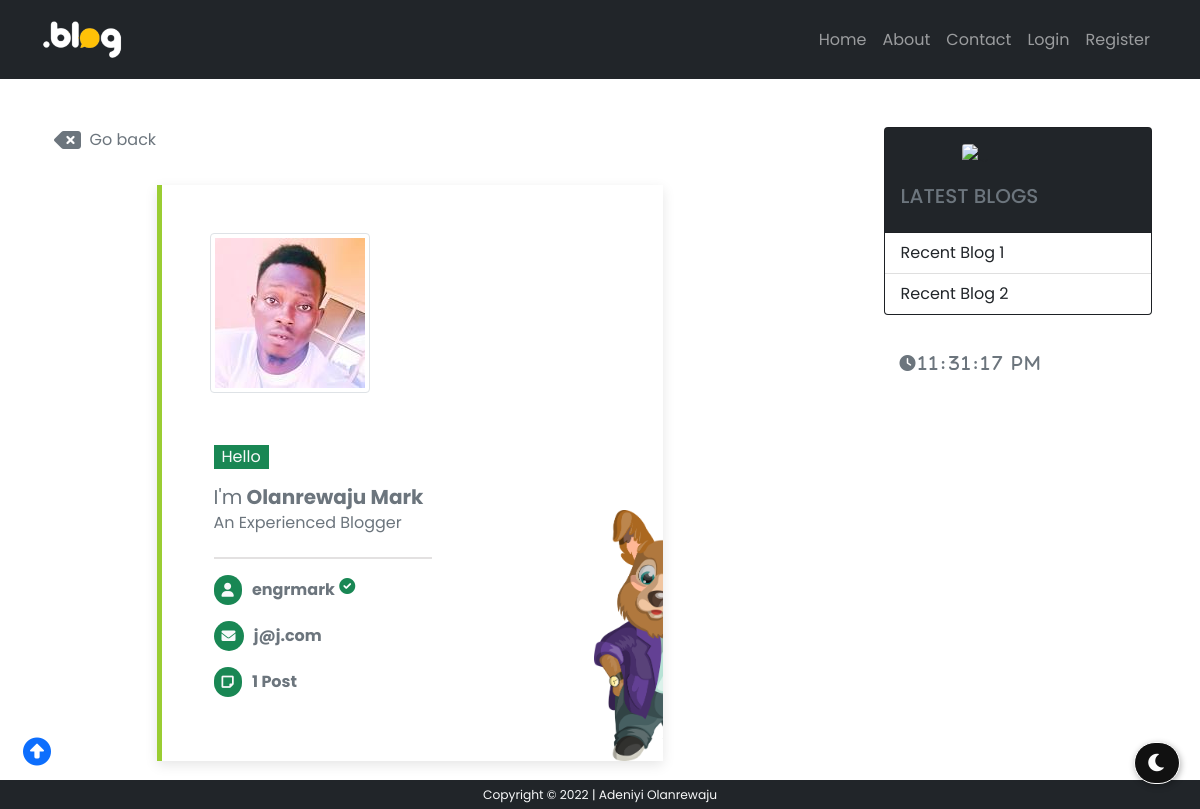
The app's page /profile/1 with its own data.
### models/usermodel.py (models this page shows, shortened)
class User(db.Model, UserMixin):
    id = db.Column(db.Integer, primary_key=True)
    first_name = db.Column(db.String(50), nullable=False)
    last_name = db.Column(db.String(50), nullable=False)
    username = db.Column(db.String(20), unique=True, nullable=False)
    email = db.Column(db.String(70), unique=True, nullable=False)
    photo = db.Column(db.String(100), nullable=False, default='user.png')
    password = db.Column(db.String(60), nullable=False)
    posts = db.relationship('Post', backref='author', lazy=True, cascade='delete', foreign_keys='Post.user_id')
    send_dm = db.relationship('DmModel', backref='owner', lazy=True, foreign_keys='DmModel.user_1')
    pst_cmt = db.relationship('CommentModel', backref='who', lazy=True, foreign_keys='CommentModel.commenter')

### routes/views.py (the view, shortened to what this page needs)
@view.route('/profile/<int:profile_id>', methods=['GET', 'POST'])
def profile(profile_id):
    form = DmForm()
    user = User.query.filter_by(id=profile_id).first()
    dm_messages = DmModel.query.all()
    num = len(user.posts)
    context = {
        'num': num,
        'user': user,
        'form': form,
        'dms': dm_messages
    }
    return render_template('profile.html', **context)

### templates/profile.html (shortened to what this page needs)
{% extends 'base.html' %}
{% block content %}
<button class="d-flex text-muted mb-4"
style="border: none;
background: none;
"
onclick="history.back()"
><i class="fa fas fa-backspace text-muted h4"></i>&nbsp; Go back</button>
<div class="" id="profile">
  <div
    class="d-flex align-items-start px-5 flex-column"
    style="
      box-shadow: rgba(0, 0, 0, 0.1) 0px 4px 12px;
      background: url(../static/images/dog-1773713_1280.png);
      background-size: 10rem;
      background-repeat: no-repeat;
      background-position: 27rem bottom;
      border-left: 5px solid yellowgreen;
    "
  >
  <div class="d-flex align-items-end">
    {% if user.photo == 'user.png' %}
    <img class="rounded-circle article-img my-5 w-50"
        src="{{ url_for('static', filename='images/profile/' + user.photo) }}">
      {% else %}
      <img class="rounded img-thumbnail article-img my-5"
        src="{{ url_for('static', filename='images/profile/' + user.photo) }}">
      {% endif %}
    </div>
    <div class="d-flex flex-column m-1 mb-5">
      {% if current_user.id != user.id %}
      <p class="bg-success px-2 text-light" style="width: fit-content">Hello</p>
      {% endif %}
      <p class="text-muted h5 fw-bold">
        <span class="text-muted p fw-normal">I'm</span> {{
        user.last_name.title() }} {{ user.first_name.title() }} &nbsp;
<br>
        <small class="h6 fw-normal fs-6 text-muted">An Experienced Blogger</small>
      </p>
      <hr class="" style="border: 1px solid rgb(147, 139, 139)" />
      <p class=" text-light rounded-pill d-flex align-items-center justify-content-start">
        <i class="fa fas fa-user rounded-pill bg-success p-2 small"></i> <span class="fw-normal text-muted fw-bold">&nbsp;&nbsp; {{ user.username }}</span> &nbsp;<i
          class="h6 text-success fa fas fa-check-circle"
        ></i>
      </p>
      <p class=" text-light rounded-pill d-flex align-items-center justify-content-start">
        <i class="fa fas fa-envelope rounded-pill bg-success p-2 small"></i> <span class="fw-normal text-muted fw-bold">&nbsp;&nbsp; {{ user.email }}</span>
      </p>
      {% if num > 1 %}
      <p class=" text-light rounded-pill d-flex align-items-center justify-content-start">
        <i class="fa fas fa-sticky-note rounded-pill bg-success p-2 small"></i> <span class="fw-normal text-muted fw-bold">&nbsp;&nbsp; {{ num }} Posts</span>
      </p>
      {% else %}
      <p class=" text-light rounded-pill d-flex align-items-center justify-content-start">
        <i class="fa fas fa-sticky-note rounded-pill bg-success p-2 small"></i> <span class="fw-normal text-muted fw-bold">&nbsp;&nbsp; {{ num }} Post</span>
      </p>
      {% endif %}
    </div>
  </div>
</div>
{% endblock content %}

### static/css/style.css (style rules this page uses)
* { font-family: "Poppins", sans-serif; }
#profile { width: 70%; margin: auto; }
body { background: rgba(255, 255, 255, 0.199); }

### records on screen
User: photo (picture), last_name "Olanrewaju", first_name "Mark", username "engrmark", email "j@j.com"

### other values on screen
{{ num }} "1"
